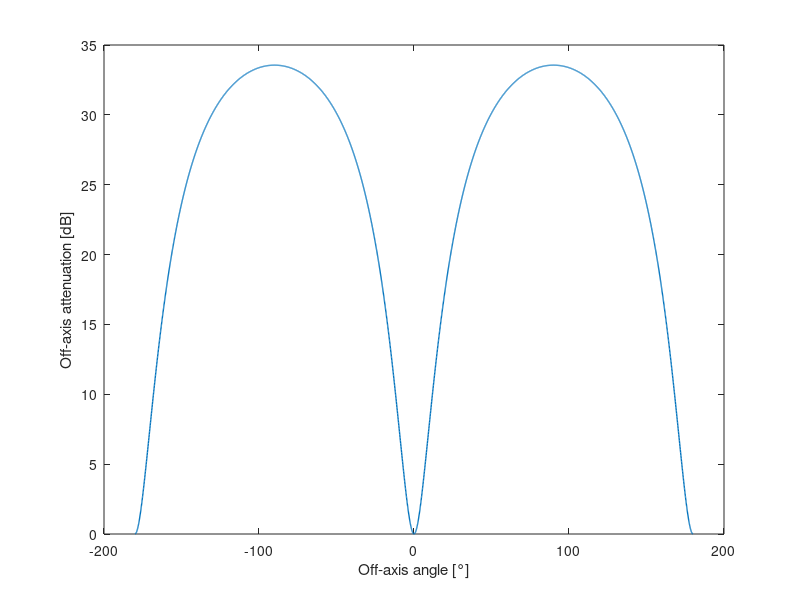

MATLAB code for this plot: (Note: this script raises an error after producing the figure.)
% Script to show off-axis attenuation approximation used to derive
% detection function. 
% Ref: Passive Acoustic Monitoring of Cetaceans by Walter M. X. Zimmer 
% Page: 96 - 100

clear 
close all 
% Constants 
DI = 23.5; % Directivity index of Porpoise (PAMofC (p89)) [dB]
ka = 10^(DI/20);

% Broadband
% ka = 17.8; % 
C1 = 47; % dB
C2 = 0.218*ka;

%% X, Y plot to show loss
% Directionnal loss of the source as a function of off-axis angle for
% broadband signal (click). 
dth = 0.1;
thetadeg =-180:dth:180;
theta = thetadeg * pi/180;

cx = C2*sin(theta);
DLbb = C1 * (cx).^2 ./ (1 + abs(cx) + (cx).^2);

figure 
plot(thetadeg, DLbb, 'LineWidth', 1)
xlabel('Off-axis angle [°]')
ylabel('Off-axis attenuation [dB]')
title('DLbb', sprintf('DI = %.0f dB', DI))
set(gca, 'YDir', 'reverse')
xlim([-90, 90])

idxAlpha3dB = find((DLbb<=3), 1, 'first');
alpha3dB = thetadeg(idxAlpha3dB);
xline(alpha3dB, 'r', 'LineStyle', '--', 'LineWidth', 1)
xline(-alpha3dB, 'r', 'LineStyle', '--', 'LineWidth', 1, ...
    'Label', sprintf('-3dB Beamwidth = %.1f°', -alpha3dB), 'LabelVerticalAlignment', 'bottom', ...
    'LabelHorizontalAlignment','right', 'LabelOrientation', 'horizontal')


%% Polar plot to show off-Axis attenuation
dth = 0.1;
thetadeg = -180:dth:180;
theta = thetadeg * pi/180;

idxDef = (thetadeg <=90) & (thetadeg>=-90);
idxNotDef = ~idxDef;
cx = C2*sin(theta(idxDef));
DLbb = zeros([numel(theta), 0]);
DLbb(idxDef) = C1 * (cx).^2 ./ (1 + abs(cx) + (cx).^2);
DLmax = C1 * C2^2 / (1 + C2 + C2^2);
DLbb(idxNotDef) = DLmax;

% Apparent source level
SL0 = 100;
ASLbb = SL0 - DLbb;
figure 
lgd = {};
polarplot(theta, ASLbb, 'LineWidth', 1)
lgd{end+1} = sprintf('Apparent source level with SL0 = %d dB', SL0);
hold on
polarplot([0; 0]*pi/180, [0; SL0],'LineWidth', 2)  
lgd{end +1} = 'Acoustic axis';
hold on 
polarplot([45; 45]*pi/180, [0; SL0], 'LineWidth', 2, 'LineStyle', '--')  
lgd{end +1} = 'Off-axis';

legend(lgd, 'Location', 'southoutside')

%% Narrow band off-axis attenuation
% dth = 0.01;
% thetadeg = -180:dth:180;
% theta = thetadeg * pi/180;

idxDef = (thetadeg <=90) & (thetadeg>=-90);
idxNotDef = ~idxDef;
DLnb = zeros([numel(theta), 0]);

% First-order Bessel function of the first kind 
J1 = @(x) besselj(1, x);

% Narrow band directional loss 
DLnb(idxDef) = ( 2*J1(ka*sin(theta(idxDef))) ./ (ka*sin(theta(idxDef))) ).^2;
DLnbmax = ( 2*J1(ka*sin(90 * pi/180)) / (ka*sin(90 * pi/180)) )^2;
DLnb(idxNotDef) = DLnbmax;
DLnb = -10*log10(DLnb);

% Circular piston model
figure
plot(thetadeg, DLnb, 'LineWidth', 1)
xlabel('Off-axis angle [°]')
ylabel('Off-axis attenuation [dB]')
title('Circular piston model', sprintf('DI = %.0f dB', DI))
set(gca, 'YDir', 'reverse')
xlim([-90, 90])


% Circular piston model + broadband approx
figure
plot(thetadeg, DLnb, 'LineWidth', 1.5)
hold on 
plot(thetadeg, DLbb, 'LineWidth', 1.5)
legend({'Circular piston', 'Broadband approximation'})
xlabel('Off-axis angle [°]')
ylabel('Off-axis attenuation [dB]')
title('Circular piston model', sprintf('DI = %.1f dB', DI))
set(gca, 'YDir', 'reverse')
xlim([-90, 90])

%% Find knots 
% Find zeros of J1 function 
lb = 0;             % Set a lower bound for the function.
ub = 1.1*pi/2;          % Set an upper bound for the function.
x = NaN*ones(100, 1);             % Initializes x.
starting_points=linspace(lb, ub, 100);
for i=1:100
        % Look for the zeros in the function's current window.
        x(i) = fzero(@(x) J1(ka*sin(x)), starting_points(i));
end
x_unique = x(diff(x)>1e-12);
x_unique = x_unique(2:end); % Get rid of the first 0 (corresponding to on-axis)

figure
dth = 0.01;
thetadeg = 0:dth:90;
theta = thetadeg * pi/180;
plot(thetadeg, J1(ka*sin(theta)), 'LineWidth', 1.5)
yline(0, 'k')
x_unique_deg = x_unique*180/pi;
for i = 1:numel(x_unique)
    xline(x_unique_deg(i), '--k', 'LineWidth', 1, 'Label', sprintf('%.1f°', x_unique_deg(i)))
end

legend({'J1(ka*sin(\theta))', '', '','', 'Zeros of the function'}, 'Location', 'southeast')
xlabel('\theta [°]')
ylabel('J1(ka*sin(\theta))')


%% Check that zeros correspond to knots with polar plot 
%%% Applying small offsets to theta_knots for future interpolation %%%
offset = 0.01   ;
% x_unique(1) = x_unique(1) - offset; % Reducing main lobe 

dth = 0.01;
thetadeg = -90:dth:90;
theta = thetadeg * pi/180;

idxDef = (thetadeg <=90) & (thetadeg>=-90);
idxNotDef = ~idxDef;
DLnb = zeros([numel(theta), 0]);

% Narrow band directional loss 
DLnb(idxDef) = ( 2*J1(ka*sin(theta(idxDef))) ./ (ka*sin(theta(idxDef))) ).^2;
DLnbmax = ( 2*J1(ka*sin(90 * pi/180)) / (ka*sin(90 * pi/180)) )^2;
DLnb(idxNotDef) = DLnbmax;
DLnb = -10*log10(DLnb);

figure
lgd = {};
% Apparent source level
SL0 = 100;
ASLnb = SL0 - DLnb; 
polarplot(theta, ASLnb)
lgd{end+1} = 'DL_{nb}';

% Plotting knots location
hold on 
for i=1:numel(x_unique)
    polarplot([x_unique(i); x_unique(i)], [0; SL0], 'k', 'LineWidth', 1, 'LineStyle', '--')  
    polarplot([-x_unique(i); -x_unique(i)], [0; SL0], 'k', 'LineWidth', 1, 'LineStyle', '--')  
    lgd{end +1} = sprintf('lobe_{%d} = %.1f°', i, x_unique(i)*180/pi);
    lgd{end +1} = '';
end

%%% Main lobe %%%
idxtheta_main = theta >= -x_unique(1) & theta <= x_unique(1);
% dl_main = DLnb(idxtheta_main);
% theta_firstlobe = abs(theta( (DLnb < DLnb(end) - 1) & idxtheta_main ));
idxMainLobe = (DLnb < DLnb(end) - 1) & idxtheta_main;
theta_firstlobe = theta(find(idxMainLobe, 1, 'last'));
% idxMainLobe = (theta >= -theta_firstlobe) & (theta <= theta_firstlobe);

% Narrow band directional loss for main lobe
DLnb_mainlobe = DLnb(idxMainLobe);
theta_mainlobe = theta(idxMainLobe);

ASLnb_mainlobe = SL0 - DLnb_mainlobe;
hold on
polarplot(theta_mainlobe, ASLnb_mainlobe, '--m', 'LineWidth', 2)
lgd{end +1} = 'DL_{nb}_{mainlobe}';

%%% Remaining angles %%%
if numel(x_unique) >= 2 % Fix to avoid pb if there is only 1 knot 
    theta_knot2 = x_unique(2) + offset;
    interpMethod = 'pchip';
else 
    theta_knot2 = x_unique(1) + 4*offset;
    interpMethod = 'linear'; 
end
idxPart2 = (theta >= theta_knot2) | (theta <= -theta_knot2);

% Narrow band directional loss for the angles out of main lobe 
thetaPart2 = theta(idxPart2);
DLnbPart2 = ones(size(thetaPart2)) * DLnb(end); % Constant with value DLnb(theta=90°)
% We add a small slope to ensure the final distribution is injective on 
% the interval [0, 90]° so that we can inverse it 
eps = 0.1;
a = +eps/(max(thetaPart2)-theta_knot2);
b = -eps * (1+theta_knot2/((max(thetaPart2)-theta_knot2)));
yoffset = a*abs(thetaPart2) + b; 
DLnPart2WithSplope = DLnbPart2 + yoffset; 
% DLnPart2WithSplope = 40 + yoffset; 

DLnbPart2 = DLnPart2WithSplope;

% DLnbPart2 = DLnbPart2 + 30; set an offset to increase attenuation ? 

ASLnbPart2 = SL0 - DLnbPart2;
hold on
polarplot(thetaPart2, ASLnbPart2, '--', 'LineWidth', 2)
lgd{end +1} = 'DL_{nb}_{sidelobes}';

%%% Interpolate main lobe and part 2 %%%
% Interpolation to consider main lobe as well as side lobes effect and 
% backward energy for a directionnal source modelled by a piston. The 
% solution adopted here is a compromise between the original piston model
% which is not an injective function on [0, 90]° and thus can't be used to
    % model the detection function and a model with only the main lobe which
    % seems to lead to largely underestimate detection probability according to
% the paper. 
% Based on results from paper High resolution three-dimensional beam radiation pattern of harbour porpoise clicks
% with implications for passive acoustic monitoring
% Jamie D. J. Macaulay, Chloe E. Malinka, Douglas Gillespie, and Peter T. Madse

dth = 0.01;
thetadeg = -90:dth:90;
theta = thetadeg * pi/180;

thetaAll = [theta_mainlobe thetaPart2 ]; % Concatenate main and last lobe 
DLnbAll = [DLnb_mainlobe DLnbPart2];

DLnb_interp = interp1(thetaAll, DLnbAll, theta, interpMethod); 
 
%%% Extent DLnb, DLnb_interp to the all range -180, 180° 
angleInf = -180:dth:-90;
angleSup = 90:dth:180;
thetadeg = [angleInf thetadeg angleSup]; 
theta = thetadeg * pi/180;
% [C,ia,ic] = unique(theta);
% DLnb
val = DLnb(end);
DLnb = [ones(size(angleInf))*val DLnb ones(size(angleSup))*val];
% Extent DLnb_interp
val = DLnb_interp(end);
DLnb_interp = [ones(size(angleInf))*val DLnb_interp ones(size(angleSup))*val];


ASLnb_interp = SL0 - DLnb_interp;
hold on
polarplot(theta, ASLnb_interp, '--g', 'LineWidth', 2)
lgd{end +1} = 'DL_{nb}_{interp}';

legend(lgd)


% Regular plot 
figure
% plot(theta*180/pi, 10.^(DLnb_interp/20), 'LineWidth', 1)
plot(theta*180/pi, DLnb_interp, 'LineWidth', 1)

theta_DLnb = theta; 
theta_DLnb_deg = theta_DLnb*180/pi;

xlabel('Off-axis angle [°]')
ylabel('Off-axis attenuation [dB]')
title('Directionnal loss approximation for narrowband signal')
set(gca, 'YDir', 'reverse')

%% Plot for userguide 
figure 
lgd = {};
% Interp 
polarplot(theta, ASLnb_interp, 'LineWidth', 2)
lgd{end + 1} = 'ASL_{interp}';
hold on
% Slope
polarplot(thetaPart2, ASLnbPart2, 'LineWidth', 2)
lgd{end + 1} = 'ASL_{nb}';
hold on
% Main lobe 
polarplot(theta_mainlobe, ASLnb_mainlobe, 'LineWidth', 2) 
lgd{end + 1} = 'ASL_{mainlobe}';
hold on 

title({'ASL - Narrowband model', ...
    sprintf('DI = %ddB, SL_0 = %ddB', DI, SL0)})
legend(lgd, 'Location', 'southoutside')


figure 
lgd = {};
% Interp 
plot(theta*180/pi, DLnb_interp, 'LineWidth', 2)
lgd{end + 1} = 'ASL_{interp}';
hold on
% Slope
DLslope = DLnbPart2;
idxNotSlope = (thetaPart2 > -theta_knot2) & (thetaPart2 < theta_knot2);
DLslope(idxNotSlope) = nan;
plot(thetaPart2(thetaPart2 > -theta_knot2)*180/pi, DLslope(thetaPart2 > -theta_knot2), 'r', 'LineWidth', 2)
plot(thetaPart2(thetaPart2 < theta_knot2)*180/pi, DLslope(thetaPart2 < theta_knot2), 'r', 'LineWidth', 2)

lgd{end + 1} = 'ASL_{slope}';
lgd{end + 1} = '';
hold on
% Main lobe 
plot(theta_mainlobe*180/pi, DLnb_mainlobe, 'LineWidth', 2) 
lgd{end + 1} = 'ASL_{mainlobe}';
hold on 

set(gca, 'YDir', 'reverse')
xlim([-90, 90])

xlabel('Off-axis angle [°]')
ylabel('Off-axis attenuation [dB]')
title({'DL narrowband model', ...
    sprintf('DI = %.1fdB, SL_0 = %.0fdB', DI, SL0)})
legend(lgd)


% Circular piston model + narrow approx
figure
plot(theta*180/pi, DLnb, 'LineWidth', 1.5)
hold on 
plot(theta*180/pi, DLnb_interp, 'LineWidth', 1.5)

legend({'Circular piston', 'Narrow-band approximation'})
xlabel('Off-axis angle [°]')
ylabel('Off-axis attenuation [dB]')
title('Circular piston model', sprintf('DI = %.1f dB', DI))
set(gca, 'YDir', 'reverse')
xlim([-90, 90])



%% Compare models 
dth = 0.1;
thetadeg = -180:dth:180;
theta = thetadeg * pi/180;

figure 
lgd = {};
plot(theta_DLnb_deg, DLnb, 'k', 'LineWidth', 1)
lgd{end + 1} = 'DL';
hold on 
plot(thetadeg, DLbb, 'b', 'LineWidth', 1)
lgd{end + 1} = 'DL_{bb}';
hold on 
plot(theta_DLnb_deg, DLnb_interp, 'r', 'LineWidth', 1)
lgd{end + 1} = 'DL_{nb}';

% Compare -3dB beamwidth
% Broadband
idxAlpha3dB = find((DLbb<=3), 1, 'first');
alpha3dB = thetadeg(idxAlpha3dB);
xline(-alpha3dB, 'b', 'LineStyle', '--', 'LineWidth', 1)
xline(alpha3dB, 'b', 'LineStyle', '--', 'LineWidth', 1, ...
    'Label', sprintf('Broadband beamwidth = %.1f°', 2*abs(alpha3dB)), 'LabelVerticalAlignment', 'bottom', ...
    'LabelHorizontalAlignment','right', 'LabelOrientation', 'aligned')
% Narrowband unmodified 
idxAlpha3dB = find((DLnb<3), 1, 'first');
alpha3dB = theta_DLnb_deg(idxAlpha3dB);
xline(alpha3dB, 'k', 'LineStyle', '--', 'LineWidth', 1)
xline(-alpha3dB, 'k', 'LineStyle', '--', 'LineWidth', 1, ...
    'Label', sprintf('Circular piston model beamwidth = %.1f°', 2*abs(alpha3dB)), 'LabelVerticalAlignment', 'bottom', ...
    'LabelHorizontalAlignment','right', 'LabelOrientation', 'aligned')
% Narrowband modified 
idxAlpha3dB = find((DLnb_interp<3), 1, 'first');
alpha3dB = theta_DLnb_deg(idxAlpha3dB);
xline(alpha3dB, 'r', 'LineStyle', '--', 'LineWidth', 1, ...
    'Label', sprintf('Narrowband beamwidth = %.1f°', 2*abs(alpha3dB)), 'LabelVerticalAlignment', 'bottom', ...
    'LabelHorizontalAlignment','left', 'LabelOrientation', 'aligned')
xline(-alpha3dB, 'r', 'LineStyle', '--', 'LineWidth', 1)

yline(3,  'k', 'LineStyle', '--', 'LineWidth', 1, ...
    'Label', '-3dB')
ylim([0 50])
xlim([-90, 90])
xlabel('Off-axis angle [°]')
ylabel('Off-axis attenuation [dB]')
title({'Directionnal loss approximation', ... 
     sprintf('DI = %.1fdB', DI)})
set(gca, 'YDir', 'reverse')

legend(lgd, 'Location', 'northwest')

% Polar plot 
% Apparent source level
SL0 = 100;
ASLnb = SL0 - DLnb;
figure 
lgd = {};
polarplot(theta_DLnb, ASLnb, 'LineWidth', 1)
lgd{end+1} = sprintf('ASL - narrowband piston model');
hold on
polarplot(theta_DLnb, ASLnb_interp, 'LineWidth', 1)
lgd{end+1} = sprintf('ASL - narrowband modified piston model');
hold on 
polarplot(theta, ASLbb, 'LineWidth', 1)
lgd{end+1} = sprintf('ASL - broadband');

title({'Apparent source level for a narrow band signal', ...
    sprintf('DI = %.1fdB, SL_0 = %.1fdB', DI, SL0)})
legend(lgd, 'Location', 'southoutside')


% polarplot(theta_mainlobe, DLnb_mainlobe)
% thetadeg_modified = thetadeg(~isnan(DLnb));
% DLnb_modified(idInf) = 100;
% DL = 1:0.1:100;
% thetaInv = interp1(DLnb_modified, thetadeg_modified, DL);

%%  Beam profile detectability 
% Beam profile detectability for an echolocation click with a SL of 191 dB re 1 lPa pp. Each point on the plot is coloured by the
% expected RL if a porpoise were facing in the y direction and located at (0,0)
% The idea is to repoduce the results given in the paper High resolution 
% three-dimensional beam radiation pattern of harbour porpoise clicks
% with implications for passive acoustic monitoring by 
% Jamie D. J. Macaulay, Chloe E. Malinka, Douglas Gillespie, and Peter T. Madsen

% From the paper 
SL0 = 191; % dB pp 
alpha = 0.04; % dB/m 
DTthreshold = 110; %dB 

dx = 1; %m
dy = 1; %m
y = -200.1:dx:800;    
x = -200.1:dy:200;

[XX, YY] = meshgrid(x, y); 
[THETA, R] = cart2pol(XX, YY); % Angle and range for each point of the grid 
THETA = THETA - pi/2; % Shift so that on-axis = yaxis 
  
idxDef = (THETA <=pi/2) & (THETA>=-pi/2);
idxNotDef = ~idxDef;
DLnbcart = zeros(size(THETA));
DLnbmodifiedcart = nan(size(THETA));
DLbbcart = zeros(size(THETA));

%%%% Narrow band directional loss %%%%
DLnbcart(idxDef) = ( 2*J1(ka*sin(THETA(idxDef))) ./ (ka*sin(THETA(idxDef))) ).^2;
DLnbmax = ( 2*J1(ka*sin(90 * pi/180)) / (ka*sin(90 * pi/180)) )^2;
DLnbcart(idxNotDef) = DLnbmax;
DLnbcart = -10*log10(DLnbcart);
ASLnb = SL0 - DLnbcart;

%%%% Broadband directionnal loss %%%%
cx = C2*sin(THETA(idxDef));
DLbbcart(idxDef) = C1 * (cx).^2 ./ (1 + abs(cx) + (cx).^2);
DLmax = C1 * C2^2 / (1 + C2 + C2^2);
DLbbcart(idxNotDef) = DLmax;
ASLbb = SL0 - DLbbcart;
clear DLbbcart

%%%% Narrowband modified %%%%
% Main lobe
% idxtheta_main = THETA >= -x_unique(1) & THETA <= x_unique(1);
% idxMainLobe = (DLnbcart < DLnbmax - 1) & idxtheta_main;

% theta_firstlobe = x_unique(1);
idxMainLobe = (THETA >= -theta_firstlobe) & (THETA <= theta_firstlobe);
% Narrow band directional loss for main lobe
DLnbmodifiedcart(idxMainLobe) = DLnbcart(idxMainLobe);

% Remaining angles
if numel(x_unique) >= 2 % Fix to avoid pb if there is only 1 knot 
    theta_knot2 = x_unique(2) + offset;
else 
    theta_knot2 = x_unique(1) + 4*offset;
end
idxPart2 = (THETA >= theta_knot2) | (THETA <= -theta_knot2);

% Narrow band directional loss for the angles out of main lobe 
% thetaPart2 = THETA(idxPart2);
DLnbmodifiedcart(idxPart2) = -10*log10(DLnbmax); % Constant with value DLnb(theta=90°)

% Interpolate main lobe and part 2
DLnbmodifiedcart = inpaintn(DLnbmodifiedcart);
ASLnbmodified = SL0 - DLnbmodifiedcart;

clear DLnbcart
clear DLnbmodifiedcart

clear THETA;
clear idxDef;
clear idxNotDef;

TL = 20*log10(R) + alpha.*R;
RLbb = ASLbb - TL;
RLnb = ASLnb - TL;
RLnbmodified = ASLnbmodified - TL;

areaPixel = dx * dy;
Area_nb = numel(RLnb(RLnb >= DTthreshold)) * areaPixel;
Area_bb = numel(RLbb(RLbb >= DTthreshold)) * areaPixel;
Area_nbmodified = numel(RLnbmodified(RLnbmodified >= DTthreshold)) * areaPixel;

fig = figure;
% Broadband
h2 = subplot(1, 3, 2);
imagesc(x, y, RLbb)
% Detection threshold contour
hold on 
contour(x, y, RLbb, [0, DTthreshold], '-w', 'LineWidth', 1.5)
colormap(jet)
% colorbar
caxis([100, 150])
set(gca,'YDir','normal')
set(gca, 'YTick', [])
set(gca, 'XTick', -200:200:200)
xtickangle(gca, 45)

title({'Broadband model', sprintf('Area: %.0f m^2', Area_bb)})
xlabel('x [m]')
% ylabel('y [m]')

% Narrowband
h1 = subplot(1, 3, 1);
imagesc(x, y, RLnb)
% Detection threshold contour
hold on
contour(x, y, RLnb, [0, DTthreshold], '-w', 'LineWidth', 1.5)
colormap(jet)
% colorbar
caxis([100, 150])
set(gca,'YDir','normal')
% set(gca, 'YTick', [])
set(gca, 'XTick', -200:200:200)
xtickangle(gca, 45)
title({'Circular piston model', sprintf('Area: %.0f m^2', Area_nb)})
% xlabel('x [m]')
ylabel('y [m]')

% Narrowband modified 
h3 = subplot(1, 3, 3);
imagesc(x, y, RLnbmodified)
% Detection threshold contour
hold on
contour(x, y, RLnbmodified, [0, DTthreshold], '-w', 'LineWidth', 1.5)
% colormap(jet)
% c = colorbar;
% c.Label.String = 'Received level [dB]'; 
caxis([100, 150])
set(gca,'YDir','normal')
set(gca, 'YTick', [])
set(gca, 'XTick', -200:200:200)
xtickangle(gca, 45)
title({'Narrowband model', sprintf('Area: %.0f m^2', Area_nbmodified)})

width = 0.25;
height = 0.796;
leftSpace = 0.03;
left0 = 0.09;
bottom0 = 0.1100;

h1.Position = [ left0               bottom0    width    height];
h2.Position = [ left0+(width+leftSpace)     bottom0    width    height];
h3.Position = [ left0+2*(width+leftSpace)              bottom0    width    height];

% Give common xlabel, ylabel and title to figure
han=axes(fig,'visible','off'); 
han.Title.Visible='on';
han.XLabel.Visible='on';
han.YLabel.Visible='on';
% xlabel(han,'x [m]');
% ylabel(han,'y [m]');

c = colorbar(han,'Position', [left0+3*(width+leftSpace/1.2) bottom0  0.02 0.796]);  % attach colorbar to h
c.Label.String = 'Received level [dB]'; 
colormap(c,'jet')
caxis(han, [100, 150]);             % set colorbar limits

%% Plot only narrow-band model for Springer chapter 
fig = figure;
% % Broadband
% h2 = subplot(1, 3, 2);
% imagesc(x, y, RLbb)
% % Detection threshold contour
% hold on 
% contour(x, y, RLbb, [0, DTthreshold], '-w', 'LineWidth', 1.5)
% colormap(jet)
% % colorbar
% caxis([100, 150])
% set(gca,'YDir','normal')
% set(gca, 'YTick', [])
% set(gca, 'XTick', -200:200:200)
% xtickangle(gca, 45)
% 
% title({'Broadband model', sprintf('Area: %.0f m^2', Area_bb)})
% xlabel('x [m]')
% ylabel('y [m]')

% Narrowband
h1 = subplot(1, 2, 1);
imagesc(x, y, RLnb)
% Detection threshold contour
hold on
contour(x, y, RLnb, [0, DTthreshold], '-w', 'LineWidth', 1.5)
colormap(jet)
% colorbar
caxis([100, 150])
set(gca,'YDir','normal')
% set(gca, 'YTick', [])
set(gca, 'XTick', -200:200:200)
xtickangle(gca, 45)
title({'Circular piston model', sprintf('Area: %.0f m^2', Area_nb)})
xlabel('x [m]')
ylabel('y [m]')

% Narrowband modified 
h3 = subplot(1, 2, 2);
imagesc(x, y, RLnbmodified)
% Detection threshold contour
hold on
contour(x, y, RLnbmodified, [0, DTthreshold], '-w', 'LineWidth', 1.5)
% colormap(jet)
% c = colorbar;
% c.Label.String = 'Received level [dB]'; 
caxis([100, 150])
set(gca,'YDir','normal')
set(gca, 'YTick', [])
set(gca, 'XTick', -200:200:200)
xtickangle(gca, 45)
title({'Narrowband model', sprintf('Area: %.0f m^2', Area_nbmodified)})
xlabel('x [m]')

width = 0.35;
height = 0.796;
leftSpace = 0.03;
left0 = 0.09;
bottom0 = 0.1100;

h1.Position = [ left0               bottom0    width    height];
h3.Position = [ left0 + (width+leftSpace)     bottom0    width    height];
% h3.Position = [ left0+2*(width+leftSpace)              bottom0    width    height];

% Give common xlabel, ylabel and title to figure
han=axes(fig,'visible','off'); 
han.Title.Visible='on';
han.XLabel.Visible='on';
han.YLabel.Visible='on';
% xlabel(han,'x [m]');
% ylabel(han,'y [m]');

c = colorbar(han,'Position', [left0+2*(width+leftSpace/1.2) bottom0  0.02 0.796]);  % attach colorbar to h
% c = colorbar(h3);  % attach colorbar to h

c.Label.String = 'Received level [dB]'; 
colormap(c,'jet')
caxis(h3, [100, 150]);             % set colorbar limits

% t = tiledlayout(2,2,'TileSpacing','Compact','Padding','Compact');

%% Theta limit for narrow band approximation 
dth = 0.01;
thetadeg = 0:dth:90;
theta = thetadeg * pi/180;
sigmaHdeg = 10;
sigmaH = sigmaHdeg * pi/180;
DL = theta./sigmaH .* exp(-1/2 * (theta./sigmaH).^2);

alpha = 0.95; % confidence level 

figure
plot(thetadeg, DL, 'LineWidth', 2)
xlabel('\theta [°]')
ylabel('W_{OAH}')
grid on
theta_alpha = sigmaH * sqrt(-2 * log(1 - alpha)) * 180/pi;
xline(theta_alpha, '--r', 'label', sprintf('\\theta_{\\alpha} = %.1f', theta_alpha), 'LabelOrientation','horizontal', 'LineWidth',1.5)

hold on
area(thetadeg(thetadeg<theta_alpha), DL(thetadeg<theta_alpha), 'EdgeColor', 'none', 'FaceColor', 'y', 'FaceAlpha', 0.3);
legend({'', '', '95%'})

title({sprintf('Confidence interval at the level \\alpha = %.2f', alpha), ...
    sprintf('W_{OAH} with \\sigma_H = %.0f°', sigmaHdeg)})
